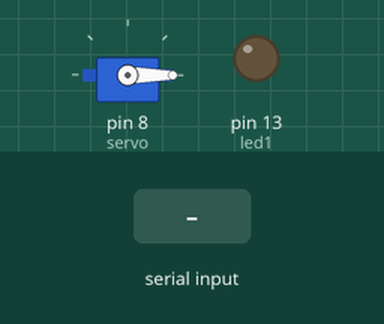
Bench run of a sketch on a simulated Arduino Uno, built with avr-gcc and run on an emulated ATmega328P. On the bench: servo, output pins drawn as LEDs (lit = HIGH). Inputs (shaded band) come from the test bench.

Above: at 1.2 s.
1.3 s: "1" received over Serial
At 2.5 s:
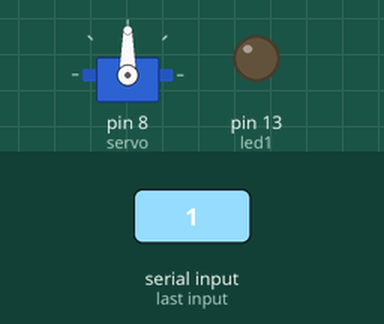
2.8 s: "0" received over Serial
At 4.7 s:
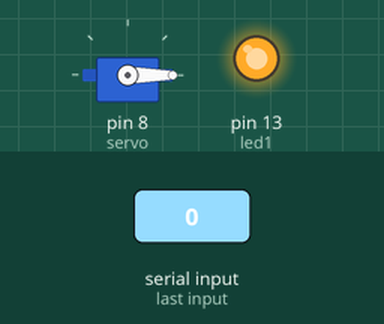
5.8 s: "1" received over Serial
At 7.1 s:
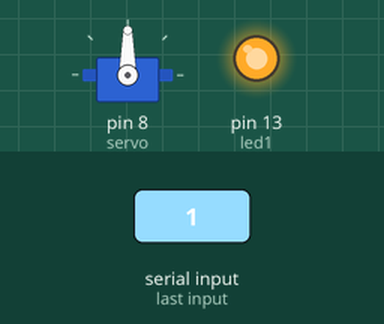
Timing chart, 0 to 10.3 s (numbered marks = the images above; inputs shaded):
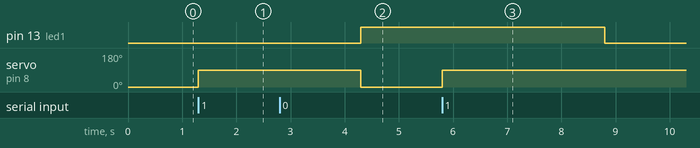

The sketch:

facial_recognition.ino
```cpp
#include <Servo.h>

Servo servo;
#define led1 13


int data, flag = 2;

void setup()
{

  servo.attach(8);
  servo.write(0);
  pinMode(led1, OUTPUT);

  Serial.begin(9600);
  digitalWrite(led1, LOW);

}

void loop()
{
  while( Serial.available() )
  {
    data = Serial.read();

    if (data == '1')
    {
      flag = 1;
    }
    else if(data == '0')
    {
      flag = 0;
    }
  }
  if(flag == 1)
    {
      servo.write(90);
      delay(3000);
      servo.write(0);
      digitalWrite(led1, LOW);

    }
     else if (flag == 0)
    {
      servo.write(0);
      digitalWrite(led1, HIGH);


    }
}
```

Measured:
- after the input at 1.3 s, servo on pin 8 (servo): 0° → 90° at once
- after the input at 2.8 s, pin 13 (led1): LOW → HIGH after 1.5 s; servo on pin 8 (servo): 90° → 0° after 1.5 s
- after the input at 5.8 s, pin 13 (led1): HIGH → LOW after 3.0 s; servo on pin 8 (servo): 0° → 90° at once
